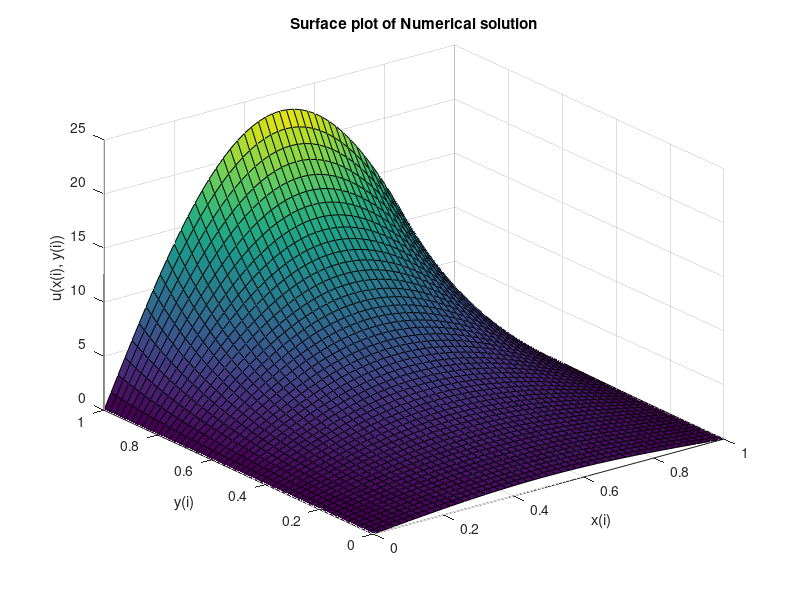
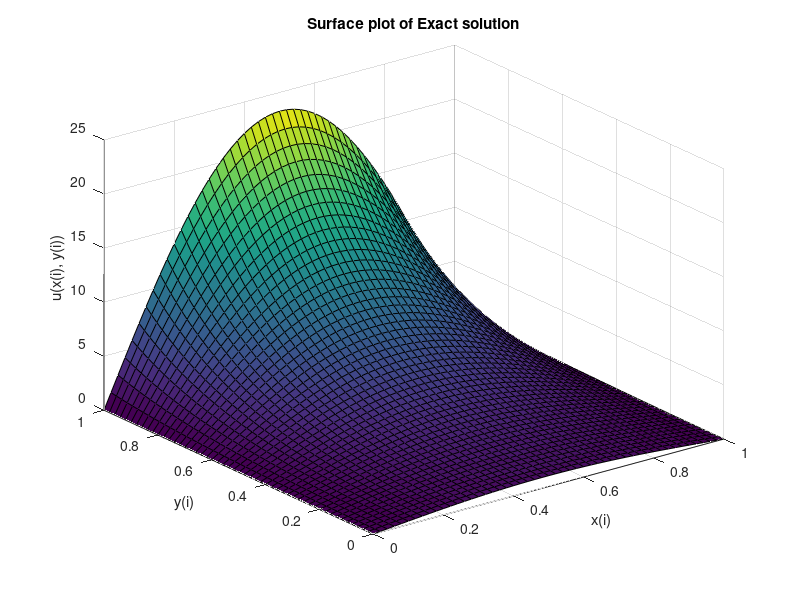
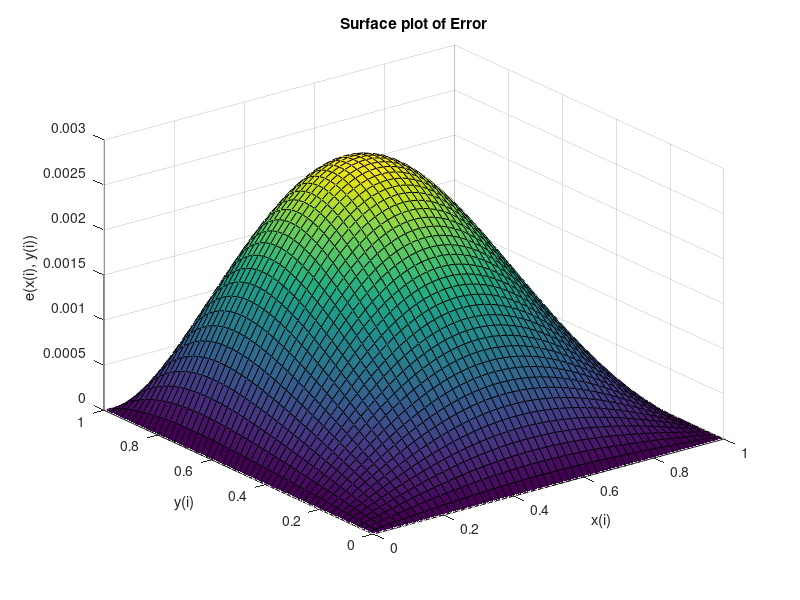
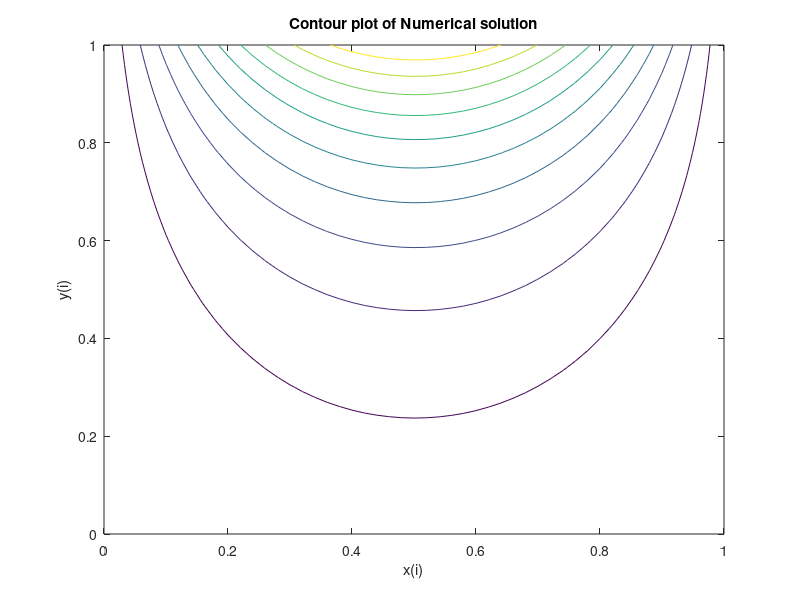

These figures' MATLAB source, in order:
clear all;
clc;
clf;

h = 0.02;
xa = 0;
xb = 1;
ya = 0;
yb = 1;
x = [xa:h:xb];
y = [ya:h:yb];
nx = (xb-xa)/h+1; %no of nodal points in x-axis
ny = (yb-ya)/h+1;
n = nx*ny;

%Part b
exact_sol = @(x,y) exp(pi*x).*sin(pi*y) + ((x*y)^2)./2;
f = @(x,y) (x^2 + y^2);
%B.C.
bc_ya=@(x) 0;
bc_yb=@(x) x^2/2;
bc_xa=@(y) sin(pi*y);
bc_xb=@(y) exp(pi).*sin(pi*y) + (y^2)/2;



k = 1;
for i=2:nx-1
    for j=2:ny-1
    cur=i + (j-1)*nx;
    %A(cur,cur)=-4;
    first_index(k) = cur;
    second_index(k) = cur;
    s(k) = -4;
    k = k + 1;
    r(cur, 1) = (h^2)*f(x(i), y(j));
    %A(cur,cur-1)=1;
    first_index(k) = cur;
    second_index(k) = cur - 1;
    s(k) = 1;
    k = k + 1;
    %A(cur,cur+1)=1;
    first_index(k) = cur;
    second_index(k) = cur + 1;
    s(k) = 1;
    k = k + 1;
    %A(cur,cur-nx)=1;
    first_index(k) = cur;
    second_index(k) = cur - nx;
    s(k) = 1;
    k = k + 1;
    %A(cur,cur+nx)=1;
    first_index(k) = cur;
    second_index(k) = cur + nx;
    s(k) = 1;
    k = k + 1;
    end
end

%x=0 bc
for j=1:ny
  cur=1+(j-1)*nx;
  %A(cur,cur)=1;
  first_index(k) = cur;
  second_index(k) = cur;
  s(k) = 1;
  k = k + 1;
  r(cur,1)=bc_xa(y(j));
end

%x=1 bc
for j=1:ny
  cur=nx+(j-1)*nx;
  %A(cur,cur)=1;
  first_index(k) = cur;
  second_index(k) = cur;
  s(k) = 1;
  k = k + 1;
  r(cur,1)=bc_xb(y(j));
end

%y=0 bc
for i=1:nx
  cur= i;
  %A(cur,cur)=1;
  first_index(k) = cur;
  second_index(k) = cur;
  s(k) = 1;
  k = k + 1;
  r(cur,1)=bc_ya(x(i));
end

%y=1 bc
for i=1:nx-1
  cur=i+(ny-1)*nx;
  %A(cur,cur)=1;
  first_index(k) = cur;
  second_index(k) = cur;
  s(k) = 1;
  k = k + 1;
  r(cur,1)=bc_yb(x(i));
end

S = sparse(first_index, second_index, s, n, n);
ans = S\r;


for i = 1:nx
    for j = 1:ny
    cur = i + (j-1)*nx;
    u(i,j) = ans(cur);
    exact(i,j) = exact_sol(x(i),y(j));
    err(i,j) = abs(u(i,j) - exact(i,j));
    end
end

figure(1);
[X,Y]=meshgrid(x,y);
surf(X,Y,u);
title('Surface plot of Numerical solution');
xlabel('x(i)');
ylabel('y(i)');
zlabel('u(x(i), y(i))');
figure(2);
surf(X,Y,exact);
title('Surface plot of Exact solution');
xlabel('x(i)');
ylabel('y(i)');
zlabel('u(x(i), y(i))');
figure(3);
surf(X,Y,err);
title('Surface plot of Error');
xlabel('x(i)');
ylabel('y(i)');
zlabel('e(x(i), y(i))');
figure(4);
contour(X,Y,u);
title('Contour plot of Numerical solution');
xlabel('x(i)');
ylabel('y(i)');
zlabel('u(x(i), y(i))');
figure(5);
contour(X,Y,exact);
title('Contour plot of Exact solution');
xlabel('x(i)');
ylabel('y(i)');
zlabel('u(x(i), y(i))');